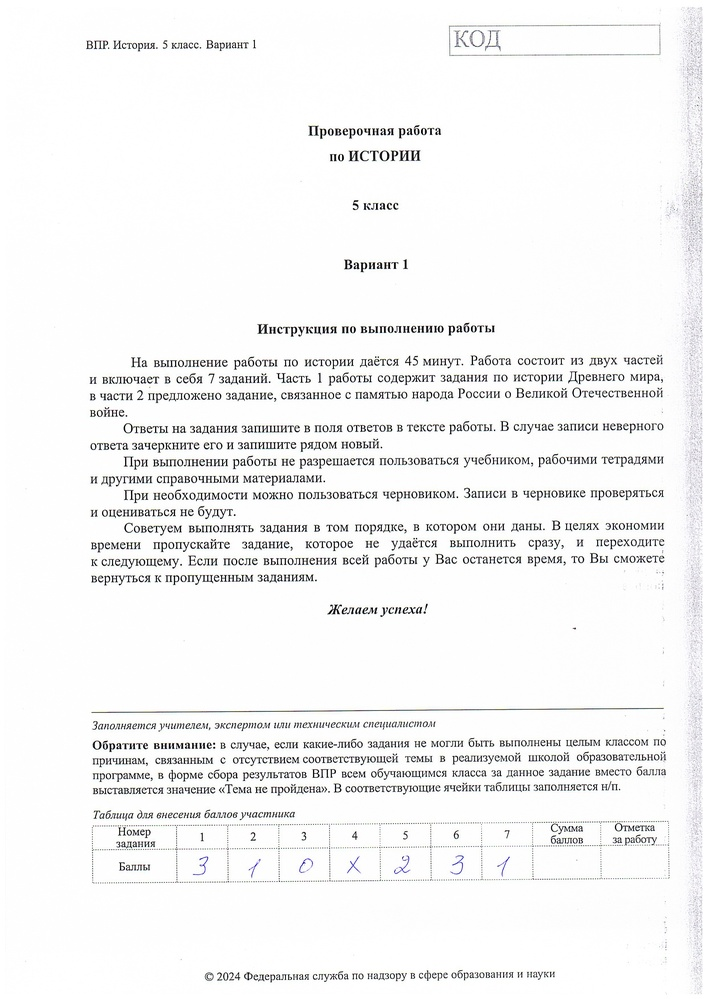
#> input picture app/tests/test_data/his5/ИСТ 5 кл 1 в 40_page_3.jpg, 707 x 999 px, shrunk from 2480 x 3505 before the run
$ python -i general.py   (imports and definitions only)
#> lines starting #> are read from the running program, lines starting #| are printed output that depends on the picture; after the words box and inside, x2 and y2 are one past the last pixel; in counts of white or black regions, pixels touching at a corner belong together
#> further down, picture is the input picture: shape (999, 707, 3); mean B, G, R 244.5, 244.4, 244.3
import cv2
import numpy as np

def preprocess_general(img):
    """
    Общая предобработка изображения: выравнивание уровней, бинаризация, инверсия.
    Подходит для OCR и извлечения контура кода.
    """
    inBlack = np.array([170, 170, 170], dtype=np.float32)
    inWhite = np.array([255, 255, 255], dtype=np.float32)
    inGamma = np.array([1.0, 1.0, 1.0], dtype=np.float32)
    outBlack = np.array([0, 0, 0], dtype=np.float32)
    outWhite = np.array([255, 255, 255], dtype=np.float32)

    int8 = cv2.convertScaleAbs(img)
    color_level = np.clip((int8 - inBlack) / (inWhite - inBlack), 0, 255)
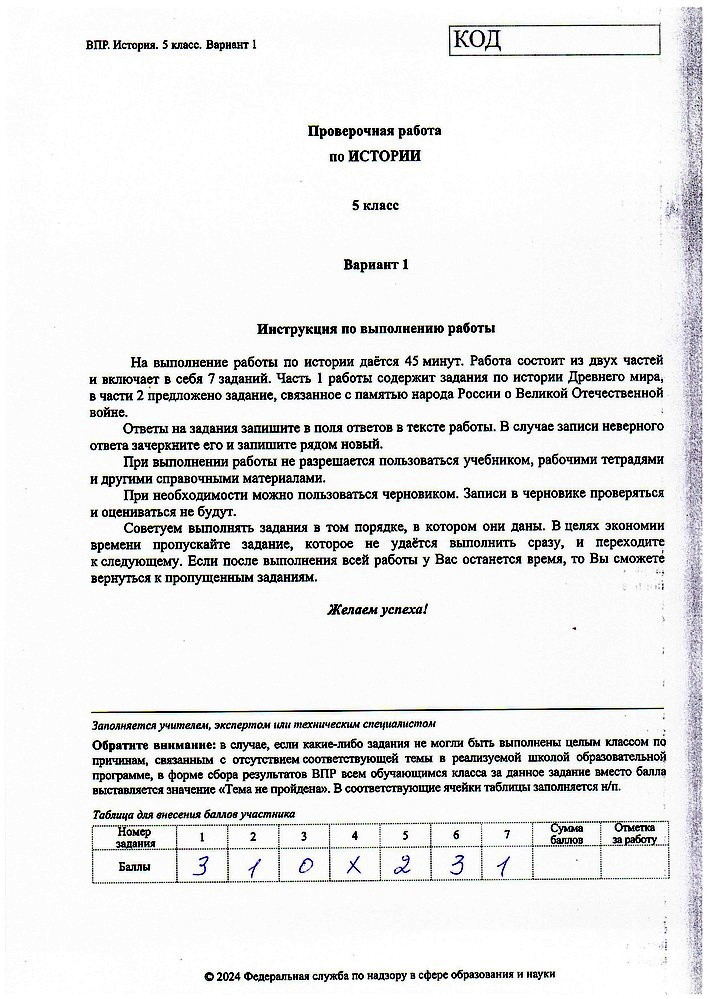
#> color_level: shape (999, 707, 3) float32; mean B, G, R 0.917, 0.917, 0.916
    color_level = (color_level ** (1 / inGamma)) * (outWhite - outBlack) + outBlack
    color_level = np.clip(color_level, 0, 255).astype(np.uint8)

    gray_image = cv2.cvtColor(color_level, cv2.COLOR_BGR2GRAY)
    _, threshold = cv2.threshold(gray_image, 0, 255, cv2.THRESH_BINARY + cv2.THRESH_OTSU)
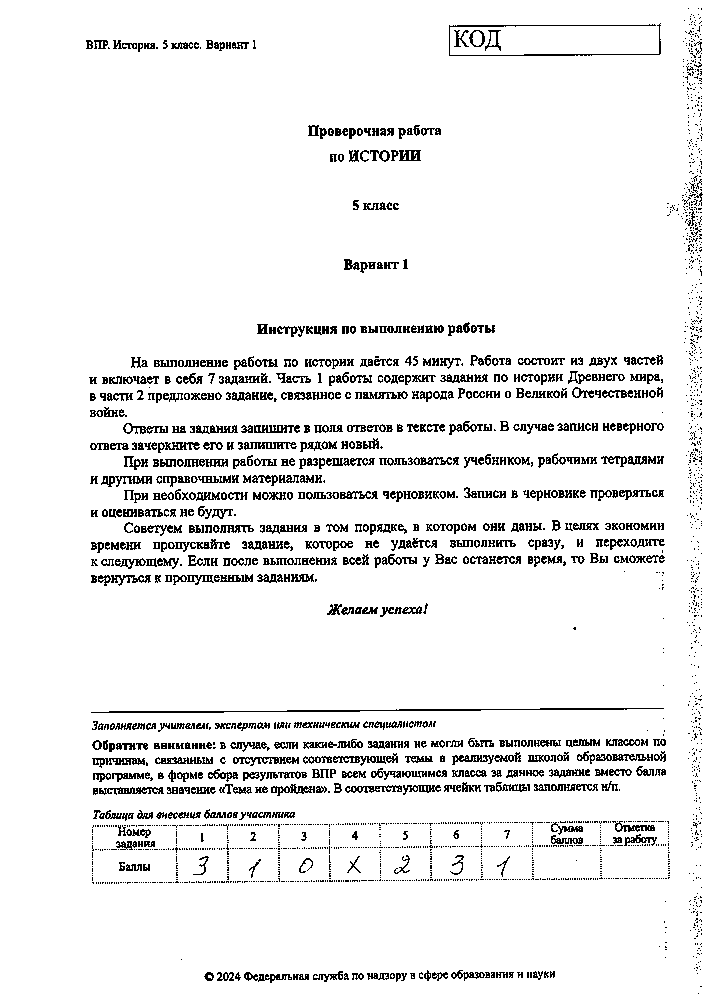
#> threshold: shape (999, 707); 93.1% white; black in thin lines or dots, all inside (x1, y1, x2, y2) = (86, 8, 703, 994)
    inverted = cv2.bitwise_not(threshold)

    return inverted

>>> import cv2
>>> picture = cv2.imread('../tests/test_data/his5/ИСТ 5 кл 1 в 40_page_3.jpg')
>>> result = preprocess_general(picture)
